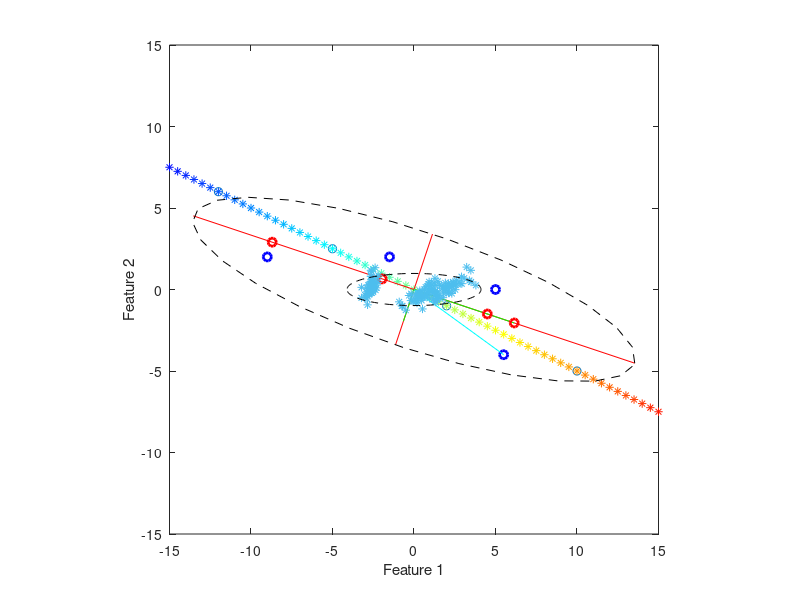

The MATLAB source for this figure:
D = [-5 2.5; 2 -1; 10 -5; -12 6]
v = [2 -1];
a = [-2.5; 1; 5; -6];
av = a*v

figure(1);
plot(D(:,1), D(:,2), 'o');
axis([-15 15 -15 15]);
xlabel('Feature 1');
ylabel('Feature 2');
an = [-10 : 0.25 : 10];
hold on;
cmap = jet(length(an));
for i = 1 : length(an)
    plot(an(i)*v(1), an(i)*v(2), '*', 'Color', cmap(i,:));
end



D = [5.5 -4; -1.5 2; -9 2; 5 0]

figure(1);
plot(D(:,1), D(:,2), 'bo', 'LineWidth', 2);
axis([-15 15 -15 15]);
xlabel('Feature 1');
ylabel('Feature 2');
axis equal;
hold on;

[eigvects,~,eigvals] = pca(D);
plot(eigvects(1,1)*[2,-2]*sqrt(eigvals(1)), eigvects(2,1)*[2,-2]*sqrt(eigvals(1)), 'r');
plot(eigvects(1,2)*[2,-2]*sqrt(eigvals(2)), eigvects(2,2)*[2,-2]*sqrt(eigvals(2)), 'r');

theta = [0 : 0.25 : 2*pi]';
ellipse_x = 2*sqrt(eigvals(1))*eigvects(1,1)*cos(theta) + 2*sqrt(eigvals(2))*eigvects(1,2)*sin(theta);
ellipse_y = 2*sqrt(eigvals(1))*eigvects(2,1)*cos(theta) + 2*sqrt(eigvals(2))*eigvects(2,2)*sin(theta);
plot(ellipse_x, ellipse_y, 'k--');

[eigvects,D_pca,eigvals] = pca(D);
% D_pca: the coordinates of the dataset in the PCA vector space,
% where the 1st dimension is the direction of greatest variation,
% the 2nd dimension is the direction orthogonal to the first that has the greatest variance, and so on
% eigvects: define the principal axes (basis vectors) of the greatest variation
% eigvals: define the width of the axes of the PCA ellipsoid (variance)
plot([0;D_pca(1,1)*eigvects(1,1)], [0;D_pca(1,1)*eigvects(2,1)], 'g');
plot([0;D_pca(1,2)*eigvects(1,2)], [0;D_pca(1,2)*eigvects(2,2)], 'g');
plot([0;D_pca(1,1)*eigvects(1,1)+D_pca(1,2)*eigvects(1,2)], [0;D_pca(1,1)*eigvects(2,1)+D_pca(1,2)*eigvects(2,2)], 'c');

D1d = D_pca(:,1) * eigvects(:,1)'
plot(D1d(:,1), D1d(:,2), 'ro', 'LineWidth', 2);
[eigvects,D_pca,eigvals] = pca(D1d);
eigvals


load fisheriris;
D = meas;   % [150 x 4] data feature matrix containing 4 features of 150 samples 
[eigvects,D_pca,eigvals] = pca(D);
eigvects
eigvals
D_pca_x = D_pca(:,1);
D_pca_y = D_pca(:,2);
plot(D_pca_x,D_pca_y,'*');
hold on;
theta = 2*pi*[0:100]/100;
ellipse_x = 2*sqrt(eigvals(1))*cos(theta);
ellipse_y = 2*sqrt(eigvals(2))*sin(theta);
plot(ellipse_x, ellipse_y, 'k--');
axis equal;
